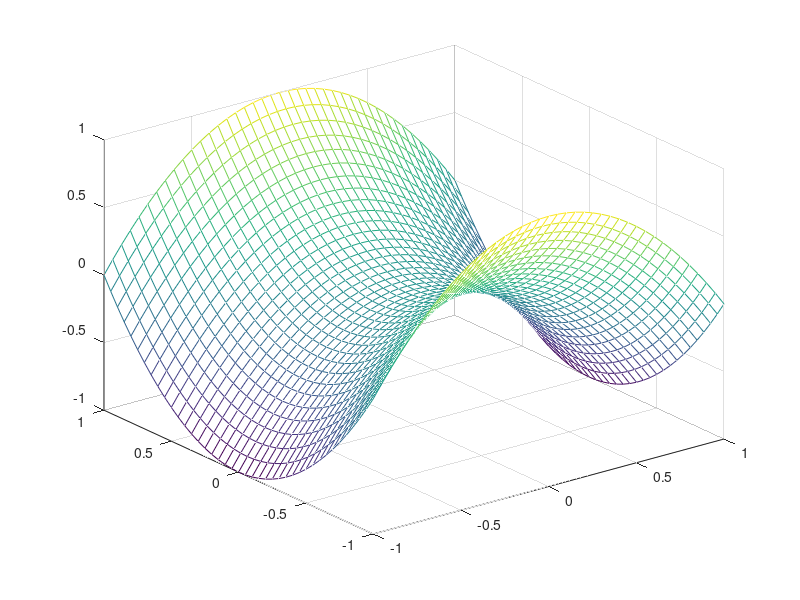

This chart was generated by the following MATLAB code:
x = [0 1 2];
y = [10 12 14];
[xi, yi] = meshgrid(x, y);

x = -1: 0.05: 1;
y = x;
[xi, yi] = meshgrid(x, y);

zi = yi.^2 - xi.^2;
mesh(xi, yi, zi);
